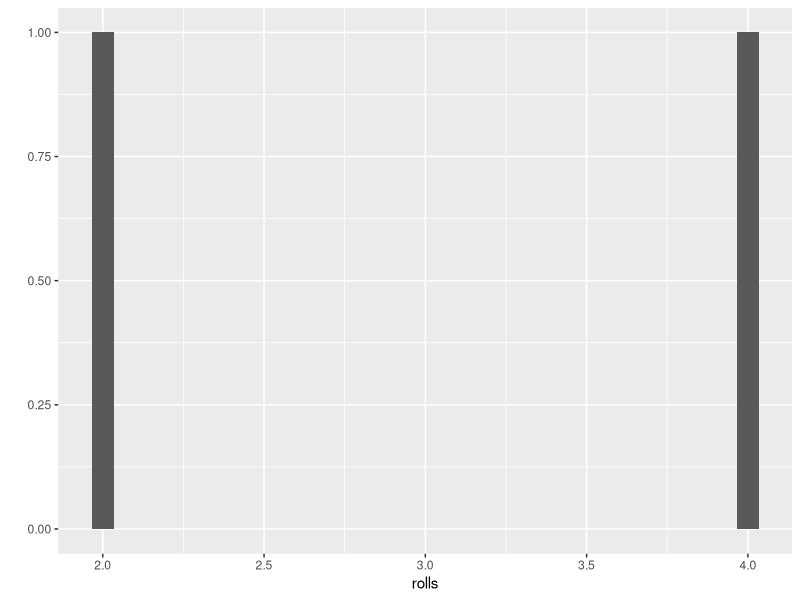

Source code (R):
# install.packages('ggplot2')

library(ggplot2)

roll <- function(die, p){
  dice <- sample(die, 2, replace=TRUE, prob=p)
  dice
}

die <- 1:6
probability <- c(1/6, 1/6, 1/6, 1/6, 1/6, 1/6)

rolls <- replicate(1000000, roll(die, probability))
                   
qplot(rolls)
